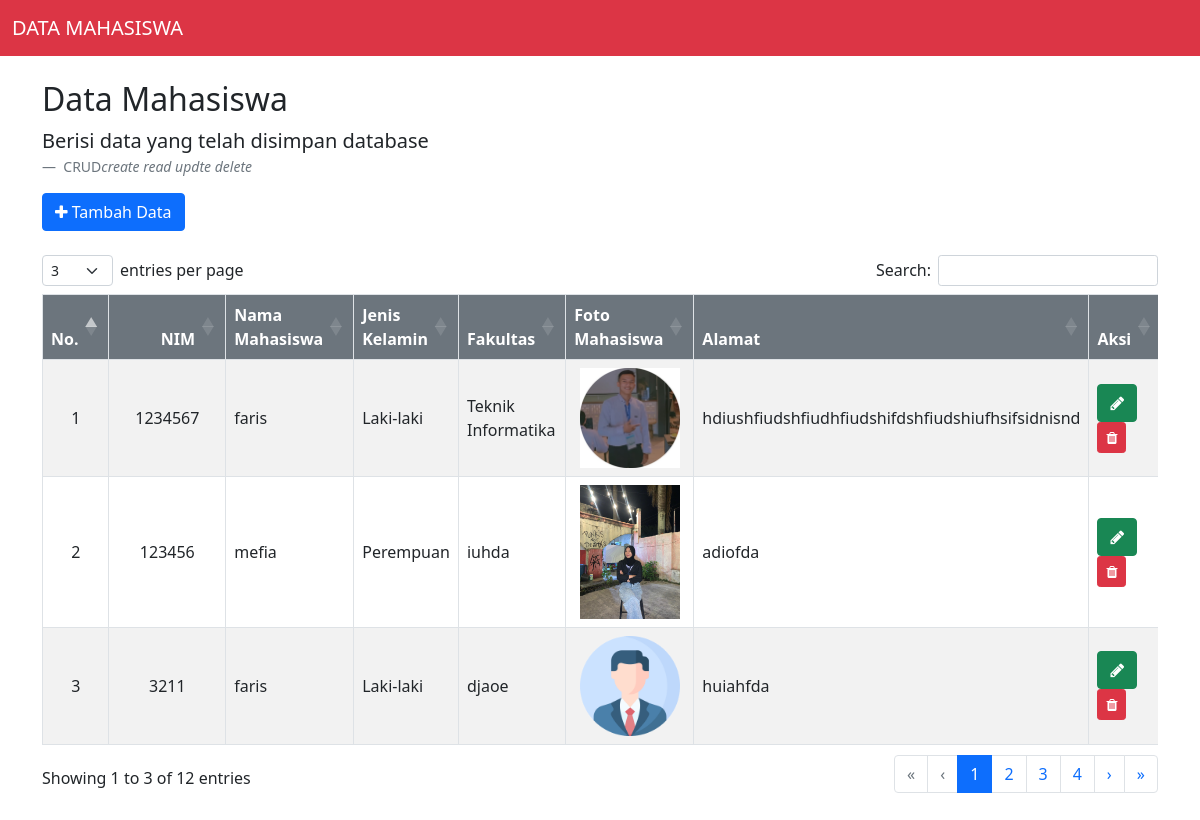
The page / on the database its author committed.
### tables this page shows
CREATE TABLE `tb_mahasiswa` (
  `id_mahasiswa` int(11) NOT NULL,
  `nim` varchar(12) DEFAULT NULL,
  `nama_mahasiswa` varchar(50) NOT NULL,
  `jenis_kelamin` varchar(15) NOT NULL,
  `fakultas` varchar(50) NOT NULL,
  `foto_mahasiswa` varchar(50) NOT NULL,
  `alamat` varchar(150) NOT NULL
);

### index.php (the view, shortened to what this page needs)
<?php
  include 'koneksi.php';
  $query = "SELECT * FROM tb_mahasiswa;";
  $sql = mysqli_query($conn, $query);
  $no = 0;
?>
<!DOCTYPE html>
<html lang="en">
  <head>
    <link href="css/bootstrap.min.css" rel="stylesheet" />
    <link rel="stylesheet" href="fontawesome/css/font-awesome.min.css" />
    <link href="DataTables/datatables.css" rel="stylesheet">
  </head>
  <body>
    <nav class="navbar navbar-light bg-danger">
      <div class="container-fluid">
        <a class="navbar-brand" style="color: white;" href="#"> DATA MAHASISWA </a>
      </div>
    </nav>
    <div class="container">
      <h2 class="mt-4">Data Mahasiswa</h2>
      <figure>
        <blockquote class="blockquote">
          <p>Berisi data yang telah disimpan database</p>
        </blockquote>
        <figcaption class="blockquote-footer">
          CRUD<cite title="Source Title">create read updte delete</cite>
        </figcaption>
      </figure>
      <a href="kelola.php" type="button" class="btn btn-primary mb-3">
        <i class="fa fa-plus" aria-hidden="true"></i>
        Tambah Data
      </a>
      <div class="table-responsive">
        <table id="dt" class="table align-middle table-striped table-bordered table-hover">
          <thead>
            <tr class="text-center bg-secondary" style="color: white;">
              <th>No.</th>
              <th>NIM</th>
              <th>Nama Mahasiswa</th>
              <th>Jenis Kelamin</th>
              <th>Fakultas</th>
              <th>Foto Mahasiswa</th>
              <th>Alamat</th>
              <th>Aksi</th>
            </tr>
          </thead>
          <tbody>
              <?php
              while($result = mysqli_fetch_assoc($sql)){
              ?>
            <tr>
              <td><center>
                <?php echo ++$no; ?>
              </td></center>
              <td><center><?php echo $result['nim']; ?></center></td>
              <td><?php echo $result['nama_mahasiswa']; ?></td>
              <td><?php echo $result['jenis_kelamin']; ?></td>
              <td><?php echo $result['fakultas']; ?></td>
              <td><center>
                <img src="./img/<?php echo $result['foto_mahasiswa']; ?>" style="width: 100px" />
                </center></td>
              <td><?php echo $result['alamat']; ?></td>
              <td>
                <a href="kelola.php?ubah=<?php echo $result['id_mahasiswa']; ?>" type="button" class="btn btn-success">
                  <i class="fa fa-pencil"></i>
                </a>
                <a href="proses.php?hapus=<?php echo $result['id_mahasiswa']; ?>" name= "aksi"type="button" class="btn btn-danger btn-sm" onClick="return confirm('Apakah anda yakin ingi menghapus data tersebut?')">
                  <i class="fa fa-trash"></i>
</a>
              </td>
            </tr>
            <?php
            }
            ?>
          </tbody>
        </table>
      </div>
    </div>
  </body>
</html>

### DataTables/datatables.css (style rules this page uses)
:root { --dt-row-selected: 13, 110, 253; --dt-row-selected-text: 255, 255, 255; --dt-row-selected-link: 9, 10, 11; --dt-row-stripe: 0, 0, 0; --dt-row-hover: 0, 0, 0; --dt-column-ordering: 0, 0, 0; --dt-html-background: white; }
table.dataTable thead > tr > th.dt-orderable-asc, table.dataTable thead > tr > th.dt-orderable-desc, table.dataTable thead > tr > th.dt-ordering-asc, table.dataTable thead > tr > th.dt-ordering-desc, table.dataTable thead > tr > td.dt-orderable-asc, table.dataTable thead > tr > td.dt-orderable-desc, table.dataTable thead > tr > td.dt-ordering-asc, table.dataTable thead > tr > td.dt-ordering-desc { position: relative; padding-right: 30px; }
table.dataTable thead > tr > th.dt-orderable-asc, table.dataTable thead > tr > th.dt-orderable-desc, table.dataTable thead > tr > td.dt-orderable-asc, table.dataTable thead > tr > td.dt-orderable-desc { cursor: pointer; }
table.dataTable th, table.dataTable td { box-sizing: border-box; }
table.dataTable th.dt-type-numeric, table.dataTable th.dt-type-date, table.dataTable td.dt-type-numeric, table.dataTable td.dt-type-date { text-align: right; }
table.dataTable thead th, table.dataTable thead td, table.dataTable tfoot th, table.dataTable tfoot td { text-align: left; }
table.table.dataTable { clear: both; margin-bottom: 0; max-width: none; border-spacing: 0; }
table.table.dataTable.table-striped > tbody > tr:nth-of-type(2n+1) > * { box-shadow: none; }
table.table.dataTable > :not(caption) > * > * { background-color: var(--bs-table-bg); }
table.table.dataTable > tbody > tr { background-color: transparent; }
table.table.dataTable.table-striped > tbody > tr:nth-of-type(2n+1) > * { box-shadow: inset 0 0 0 9999px rgba(var(--dt-row-stripe), 0.05); }

### rows shown on the page
tb_mahasiswa: nim "1234567", nama_mahasiswa "faris", jenis_kelamin "Laki-laki", fakultas "Teknik Informatika", foto_mahasiswa (picture), alamat "hdiushfiudshfiudhfiudshifdshfiudshiufhsifsidnisnd"
tb_mahasiswa: nim "123456", nama_mahasiswa "mefia", jenis_kelamin "Perempuan", fakultas "iuhda", foto_mahasiswa (picture), alamat "adiofda"
tb_mahasiswa: nim "3211", nama_mahasiswa "faris", jenis_kelamin "Laki-laki", fakultas "djaoe", foto_mahasiswa (picture), alamat "huiahfda"
